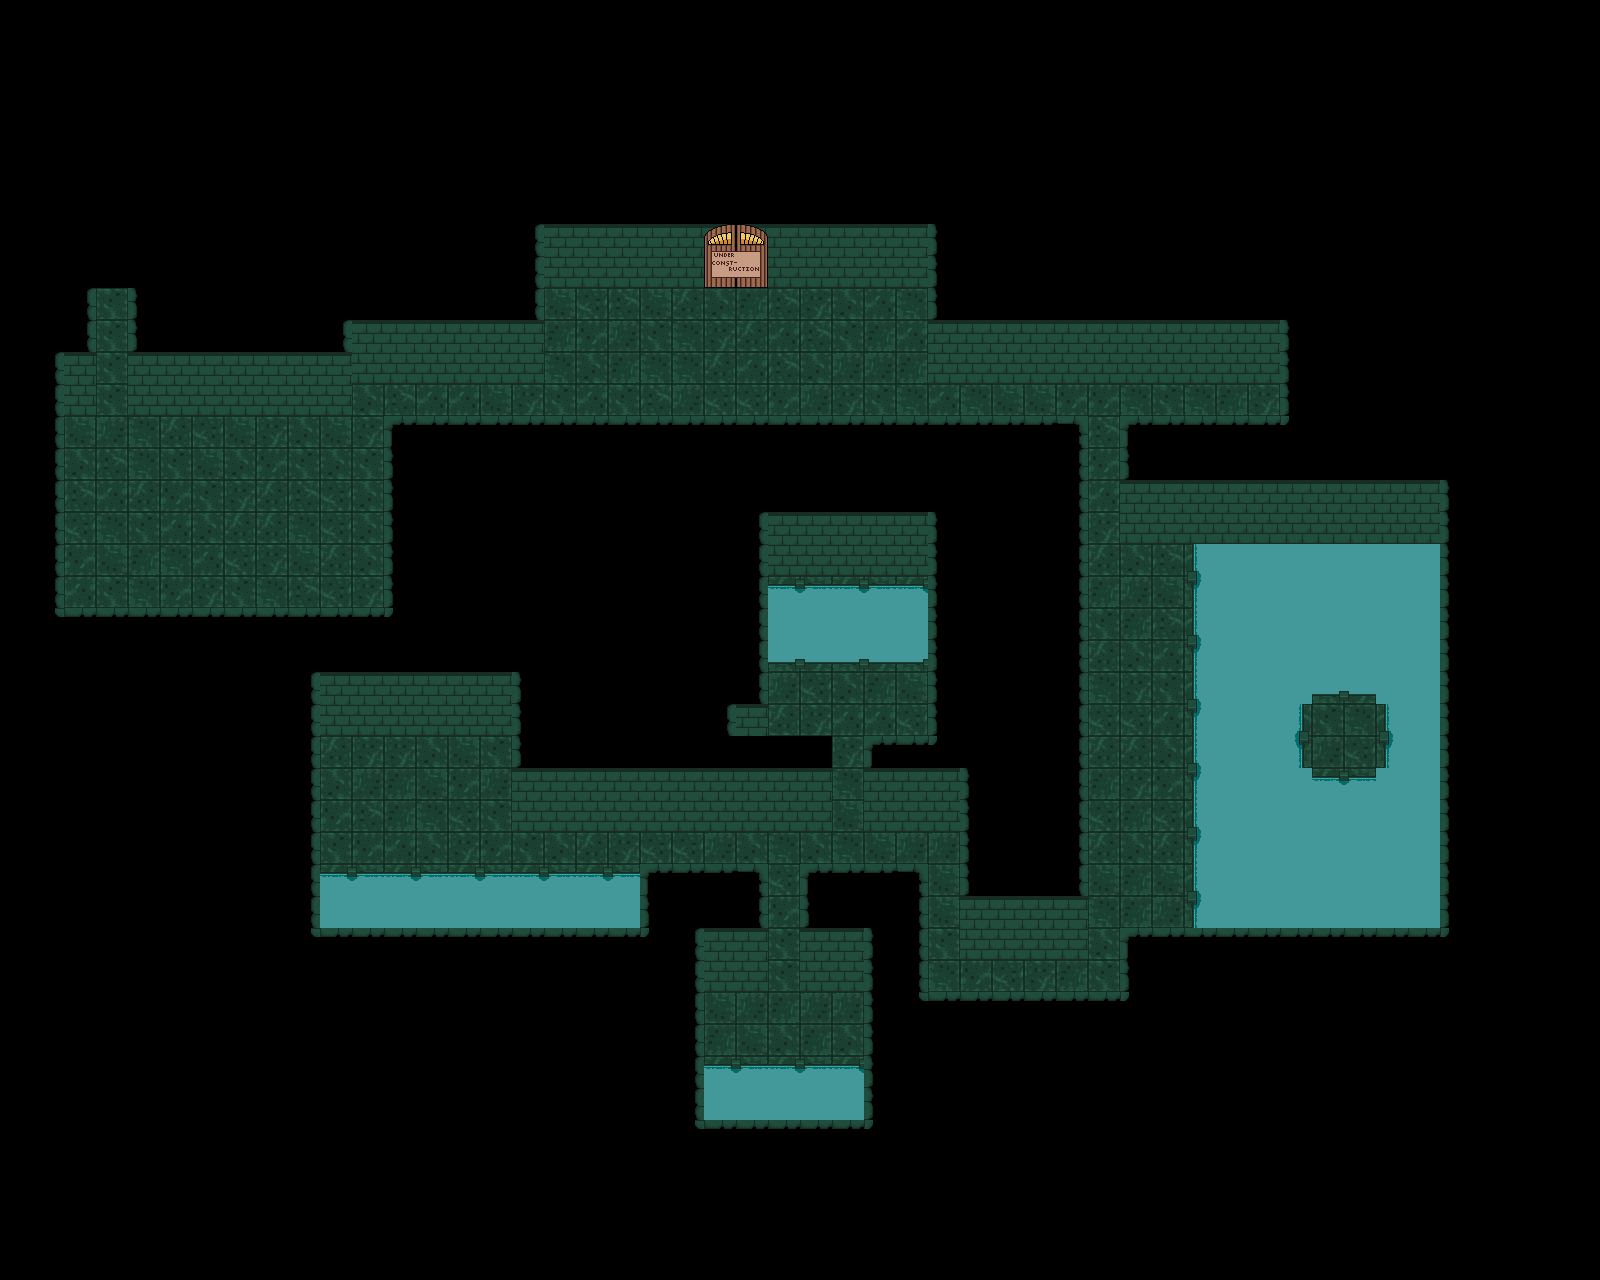

This is a level from a 2D game, rendered from its Tiled map with the project's own tilesets. A one-line summary and the map file follow, with tile-layer data summarised:
An orthogonal 50x40 tile map with 32x32 px tiles, 3 tile layers (mainLayer, overwalls, UhThisDoorGoesHere), 2 tilesets and 67 objects (8x Web:true:WEAPON, 7x 7, Crate:crate1:false:NORM, Barrel:barrel1:false:NORM, Crate:crate2:false:NORM, ...).

<map version="1.0" orientation="orthogonal" renderorder="right-down" width="50" height="40" tilewidth="32" tileheight="32" nextobjectid="121">
 <tileset firstgid="1" name="Sewer" tilewidth="32" tileheight="32" tilecount="400">
  <image source="Sewer.png" trans="ff00ff" width="640" height="640" />
 </tileset>
 <tileset firstgid="401" name="Door" tilewidth="64" tileheight="64" tilecount="1">
  <image source="../../images/TrollsElbowDoor.png" trans="ffffff" width="64" height="64" />
 </tileset>
 <layer name="mainLayer" width="50" height="40">
  <data>[2000 cells, 2000 non-empty, 43 distinct tile ids]</data>
 </layer>
 <layer name="overwalls" width="50" height="40">
  <data>[2000 cells, 10 non-empty, 5 distinct tile ids]</data>
 </layer>
 <layer name="UhThisDoorGoesHere" width="50" height="40">
  <data>[2000 cells, 1 non-empty, 1 distinct tile ids]</data>
 </layer>
 <objectgroup name="walls">
  <object id="36" x="699.091" y="931.212" width="68.7879" height="60" />
  <object id="38" x="674.281" y="991.369" width="29.711" height="135.196" />
  <object id="39" x="702.904" y="1066.23" width="163.459" height="60.4398" />
  <object id="40" x="864.187" y="989.605" width="33.0251" height="135.196" />
  <object id="41" x="799.783" y="931.009" width="68.7879" height="60" />
  <object id="42" x="742.108" y="864.166" width="26.0712" height="67.7889" />
  <object id="44" x="799.795" y="863.596" width="28.0939" height="67.7889" />
  <object id="45" x="314.018" y="674.511" width="201.809" height="60.3417" />
  <object id="47" x="291.257" y="734.496" width="28.4773" height="139.683" />
  <object id="48" x="314.733" y="872.035" width="331.881" height="61.4461" />
  <object id="49" x="512.09" y="716.812" width="25.0403" height="114.61" />
  <object id="50" x="514.727" y="801.839" width="317.485" height="29.5835" />
  <object id="51" x="640.245" y="864.251" width="127.891" height="27.4751" />
  <object id="52" x="799.647" y="863.669" width="128.55" height="28.5558" />
  <object id="53" x="900.703" y="868.988" width="27.4836" height="124.077" />
  <object id="54" x="920.088" y="991.878" width="203.504" height="29.0187" />
  <object id="55" x="864.164" y="735.225" width="81.7201" height="23.0561" />
  <object id="56" x="960.377" y="767.872" width="127.617" height="191.441" />
  <object id="60" x="1065.28" y="416.788" width="22.422" height="353.713" />
  <object id="61" x="384.817" y="415.502" width="698.242" height="8.42408" />
  <object id="62" x="384.709" y="422.896" width="4.86552" height="189.207" />
  <object id="63" x="58.1294" y="608.329" width="326.795" height="6.6802" />
  <object id="64" x="58.6031" y="353.427" width="4.86552" height="260.272" />
  <object id="65" x="60.4546" y="287.741" width="34.9852" height="127.885" />
  <object id="76" x="1120.8" y="415.929" width="165.695" height="127.527" />
  <object id="77" x="762.588" y="543.542" width="171.168" height="119.007" />
  <object id="78" x="347.144" y="272.654" width="196.214" height="111.027" />
  <object id="80" x="928.457" y="283.513" width="356.301" height="99.7753" />
  <object id="81" x="1119.84" y="927.949" width="28.2324" height="70.9776" />
  <object id="82" x="127.943" y="287.767" width="223.852" height="127.885" />
  <object id="83" x="541.417" y="231.874" width="389.773" height="55.5502" />
  <object id="84" x="927.417" y="655.521" width="28.7666" height="79.8094" />
  <object id="85" x="1119.85" y="927.921" width="78.2735" height="26.6449" />
  <object id="86" x="1193.02" y="542.406" width="28.8642" height="393.892" />
  <object id="87" x="1280.29" y="377.392" width="6.83585" height="48.3045" />
  <object id="92" x="863.929" y="736.255" width="26.287" height="94.7504" />
  <object id="93" x="863.92" y="822.272" width="103.367" height="8.70184" />
  <object id="94" x="739.115" y="654.068" width="28.7463" height="113.827" />
  <object id="95" x="731.694" y="739.614" width="33.9008" height="28.3319" />
  <object id="96" x="713.68" y="763.989" width="22.7344" height="64.0311" />
 </objectgroup>
 <objectgroup name="inventories">
  <object id="102" name="Crate" type="Crate:crate1:false:NORM" x="480" y="726" width="32" height="32" />
  <object id="104" name="Barrel" type="Barrel:barrel1:false:NORM" x="736" y="758" width="32" height="32" />
  <object id="115" name="Crate" type="Crate:crate2:false:NORM" x="320" y="824" width="32" height="32" />
  <object id="116" name="Barrel" type="Barrel:barrel2:false:NORM" x="544" y="278" width="32" height="32" />
 </objectgroup>
 <objectgroup name="collideObjs">
  <object id="98" name="Web" type="Web:true:WEAPON" x="640" y="800" width="32" height="64" />
  <object id="100" name="Web" type="Web:true:WEAPON" x="768" y="864" width="32" height="64" />
  <object id="101" name="Web" type="Web:true:WEAPON" x="832" y="768" width="32" height="64" />
  <object id="109" name="Web" type="Web:true:WEAPON" x="512" y="352" width="32" height="64" />
  <object id="110" name="Web" type="Web:true:WEAPON" x="480" y="352" width="32" height="64" />
  <object id="111" name="Web" type="Web:true:WEAPON" x="448" y="352" width="32" height="64" />
  <object id="112" name="Web" type="Web:true:WEAPON" x="384" y="352" width="32" height="64" />
  <object id="113" name="Web" type="Web:true:WEAPON" x="416" y="352" width="32" height="64" />
 </objectgroup>
 <objectgroup name="overwallRecs">
  <object id="97" x="735.837" y="736.623" width="96.3875" height="65.2157" />
 </objectgroup>
 <objectgroup name="spawners" />
 <objectgroup name="preSpawns">
  <object id="105" type="GreenSlime:slime1" x="768" y="1008" width="32" height="32" />
  <object id="108" type="BlueSlime:slime2" x="832" y="688" width="32" height="32" />
  <object id="118" type="SpiderBoss:spiderboss1" x="129" y="544" width="32" height="32" />
 </objectgroup>
 <objectgroup name="doors">
  <object id="66" type="LEVEL_NAME_HERE" x="95.2784" y="287.741" width="33.1875" height="15.6949" />
 </objectgroup>
 <objectgroup name="objectF">
  <object id="15" name="Torch" type="7" x="543.5" y="804" width="11" height="30">
   <ellipse />
  </object>
  <object id="17" name="Torch" type="7" x="705" y="802" width="11" height="30">
   <ellipse />
  </object>
  <object id="18" name="Torch" type="7" x="912.085" y="802" width="11" height="30">
   <ellipse />
  </object>
  <object id="19" name="Torch" type="7" x="732" y="959.5" width="11" height="30">
   <ellipse />
  </object>
  <object id="20" name="Torch" type="7" x="832.5" y="959.5" width="11" height="30">
   <ellipse />
  </object>
  <object id="21" name="Torch" type="7" x="1027" y="931" width="11" height="30">
   <ellipse />
  </object>
  <object id="22" name="Torch" type="7" x="416.5" y="705" width="11" height="30">
   <ellipse />
  </object>
 </objectgroup>
 <objectgroup name="items">
  <object id="14" name="Key" type="keySewer" x="1337" y="728.5" width="15" height="15">
   <ellipse />
  </object>
 </objectgroup>
 <objectgroup name="npcs">
  <object id="119" type="Rathgar:true:Friend" x="417" y="803" width="32" height="32" />
  <object id="120" type="Humble Merchant:false:Merchant" x="896" y="288" width="32" height="32" />
 </objectgroup>
</map>